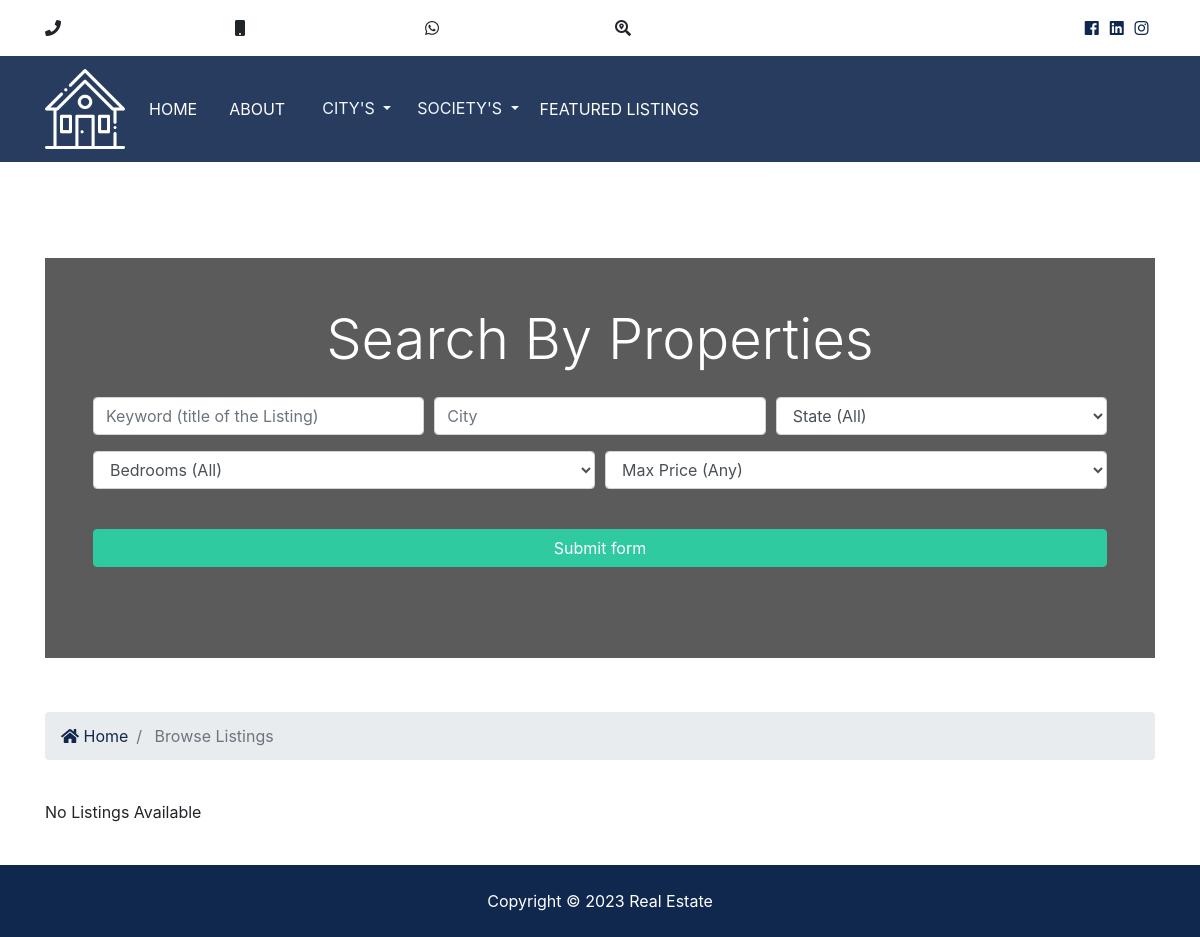
The page /listings/ on the database as committed earlier.
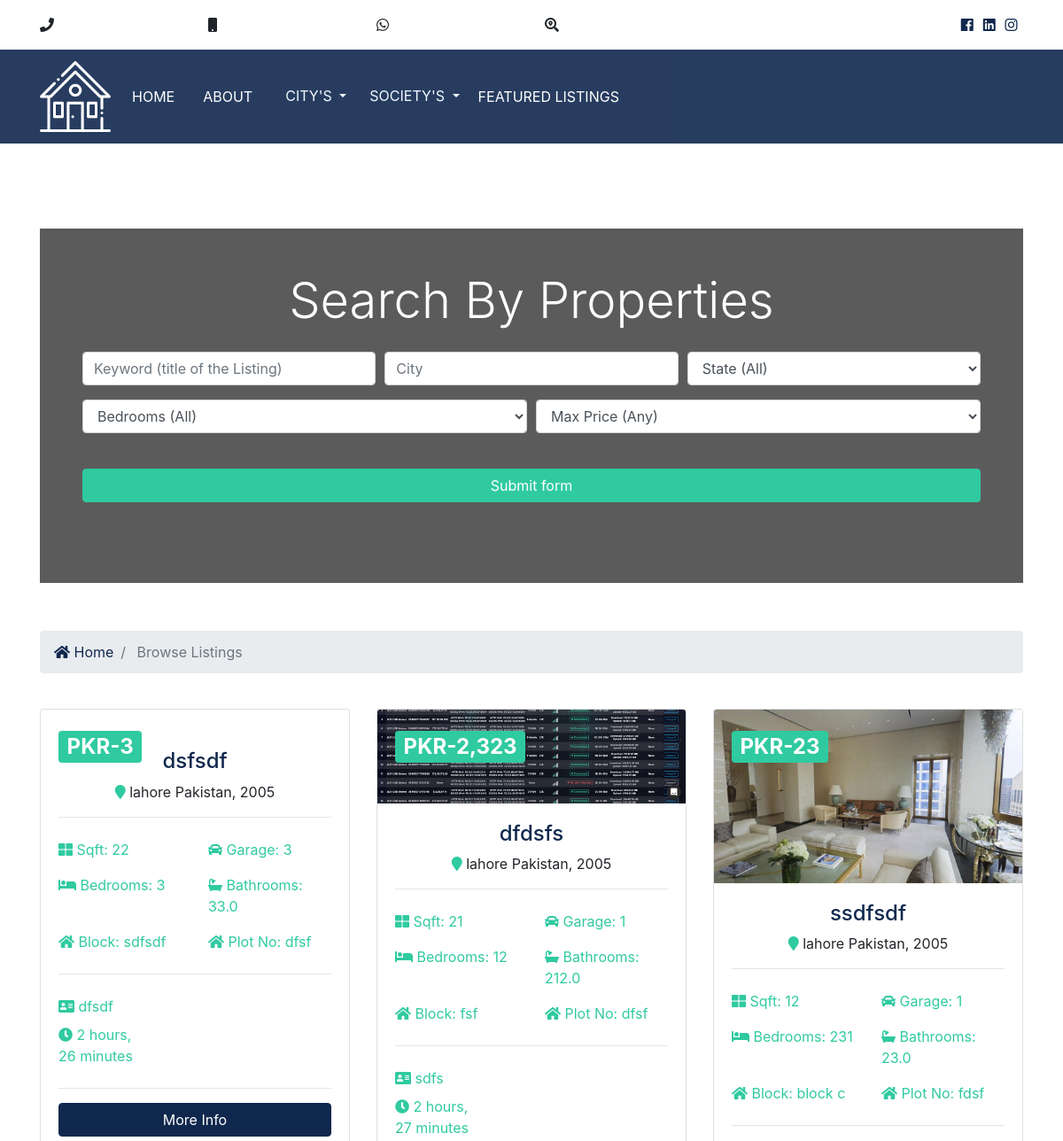
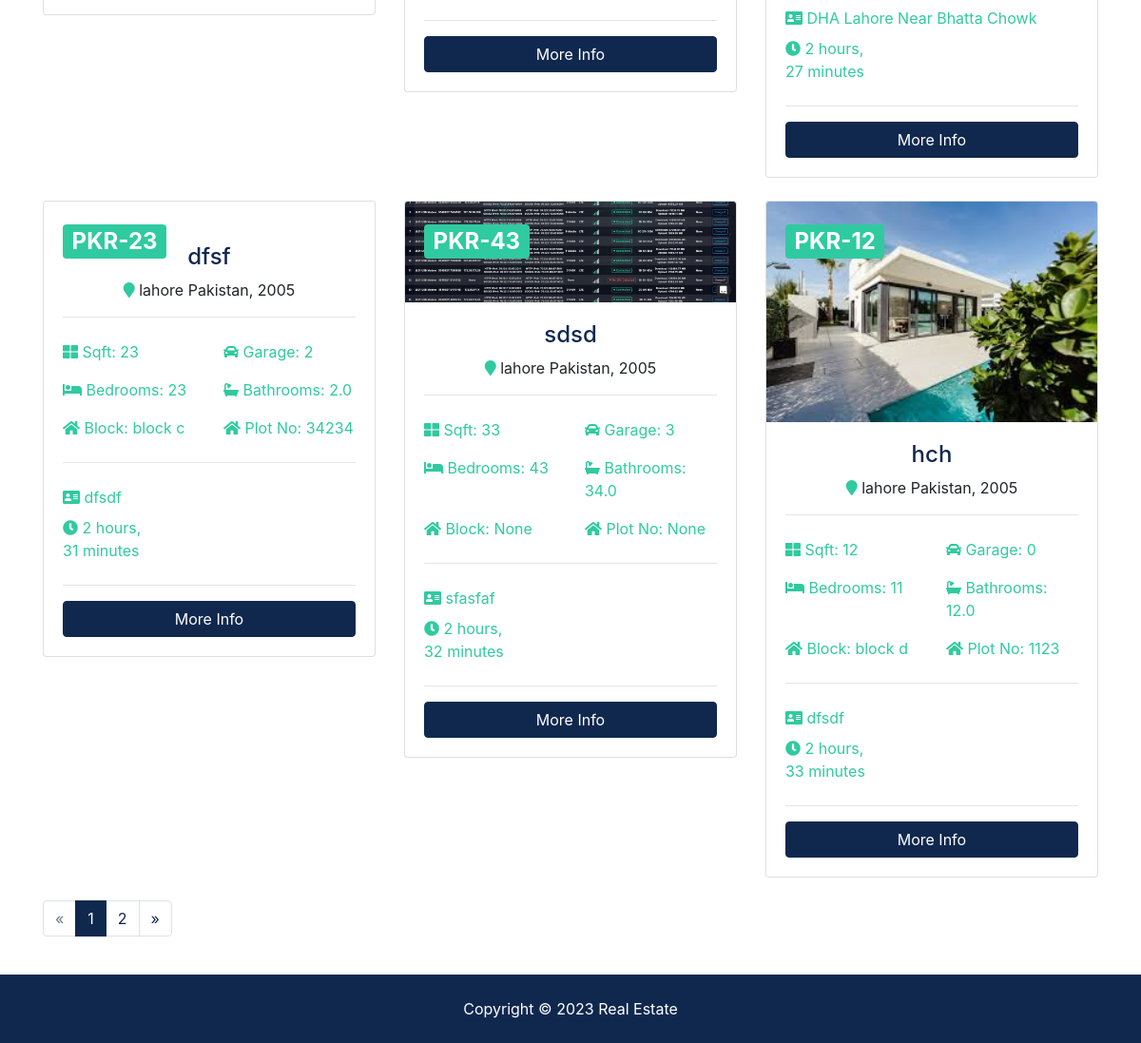
The same page on the database as committed later (2 pictures, top to bottom).
### listings/models.py (models this page shows, shortened)
class Listing(models.Model):
    socity_phase_sector = models.ForeignKey(Socity_phase_Sector, on_delete=models.CASCADE, default=None)
    title = models.CharField(max_length=200)
    address = models.CharField(max_length=200, null=True)
    block = models.CharField(max_length=200, null=True)
    plot_no = models.CharField(max_length=200, null=True)
    description = tinymce_models.HTMLField(blank=True)
    video_url = models.CharField(max_length=1000, null=True)
    price = models.IntegerField(null=True)
    bedrooms = models.IntegerField(null=True)
    bathrooms = models.DecimalField(max_digits=4, decimal_places=1, null=True)
    garage = models.IntegerField(default=0)
    square_foot = models.IntegerField(null=True)
    plot_size = models.DecimalField(max_digits=5, decimal_places=1, null=True)
    photo_main = models.ImageField(upload_to='photos/%Y/%m/%d/', blank=True)
    photo_1 = models.ImageField(upload_to='photos/%Y/%m/%d/', blank=True)
    photo_2 = models.ImageField(upload_to='photos/%Y/%m/%d/', blank=True)
    photo_3 = models.ImageField(upload_to='photos/%Y/%m/%d/', blank=True)
    photo_4 = models.ImageField(upload_to='photos/%Y/%m/%d/', blank=True)
    photo_5 = models.ImageField(upload_to='photos/%Y/%m/%d/', blank=True)
    photo_6 = models.ImageField(upload_to='photos/%Y/%m/%d/', blank=True)
    is_published = models.BooleanField(default=True)
    list_date = models.DateTimeField(default=datetime.now, blank=True)
    created_at = models.DateTimeField(auto_now_add=True, blank=True)
    updated_at = models.DateTimeField(auto_now=True, blank=True)
    class Meta:
        verbose_name = "15. Plot Listing"

class Socity_phase_Sector(models.Model):
    society = models.ForeignKey(Society, on_delete=models.CASCADE, default=None)
    society_phase = models.ForeignKey(Socity_phase, on_delete=models.CASCADE)
    society_sector = models.ForeignKey(Socity_Sector, on_delete=models.CASCADE)
    is_published = models.BooleanField(default=True)
    list_date = models.DateTimeField(default=datetime.now, blank=True)
    created_at = models.DateTimeField(auto_now_add=True, blank=True)
    updated_at = models.DateTimeField(auto_now=True, blank=True)
    class Meta:
        verbose_name = "20. Society Phase and Sector"

class Society(models.Model):
    city = models.ForeignKey(city, on_delete=models.CASCADE)
    title = models.CharField(max_length=200)
    address = models.CharField(max_length=200)
    state = models.CharField(max_length=100)
    zipcode = models.CharField(max_length=20)
    photo_main = models.ImageField(upload_to='photos/%Y/%m/%d/')
    is_published = models.BooleanField(default=True)
    list_date = models.DateTimeField(default=datetime.now, blank=True)
    created_at= models.DateTimeField(auto_now_add=True, blank=True)
    updated_at= models.DateTimeField(auto_now=True, blank=True)
    class Meta:
        verbose_name = "01. Society Name"

class city(models.Model):
    title = models.CharField(max_length=200)
    photo_main = models.ImageField(upload_to='photos/%Y/%m/%d/')
    is_published = models.BooleanField(default=True)
    list_date = models.DateTimeField(default=datetime.now, blank=True)
    created_at = models.DateTimeField(auto_now_add=True, blank=True)
    updated_at = models.DateTimeField(auto_now=True, blank=True)
    def __str__(self):
        return self.title
    class Meta:
        verbose_name = "00. Society City"

### listings/views.py (the view)
# urls.py: path('', views.index, name='listings'),
def index(request):
  listings = Listing.objects.order_by('-list_date').filter(is_published=True)
  paginator = Paginator(listings, 6)
  page = request.GET.get('page')
  paged_listings = paginator.get_page(page)
  city_data = city.objects.order_by('-list_date').filter(is_published=True)
  society_dropdown = Society.objects.order_by('-list_date').filter(is_published=True)
  context = {
    'city_dropdown': city_data,
    'society_dropdowns': society_dropdown,
    'listings': paged_listings,
    'state_choices': state_choices,
    'bedroom_choices': bedroom_choices,
    'price_choices': price_choices
  }
  return render(request, 'listings/listings.html', context)

### templates/listings/listings.html (shortened to what this page needs)
{% extends 'base.html' %}
{% load humanize %}
{% block content %}
<section id="showcase" style="min-height: 510px !important;">
    <div class="container text-center">
      <div class="home-search p-5">
        <div class="overlay p-5">
          <h1 class="display-4 mb-4">
            Search By Properties
          </h1>
          <div class="search">
            <form action="{% url 'search' %}">
              <div class="form-row">
                <div class="col-md-4 mb-3">
                  <input type="text" name="keywords" class="form-control" placeholder="Keyword (title of the Listing)">
                </div>
                <div class="col-md-4 mb-3">
                  <input type="text" name="city" class="form-control" placeholder="City">
                </div>
                <div class="col-md-4 mb-3">
                  <select name="state" class="form-control">
                    <option selected="true" disabled="disabled">State (All)</option>
                  </select>
                </div>
              </div>
              <div class="form-row">
                <div class="col-md-6 mb-3">
                  <select name="bedrooms" class="form-control">
                    <option selected="true" disabled="disabled">Bedrooms (All)</option>
                  </select>
                </div>
                <div class="col-md-6 mb-3">
                  <select name="price" class="form-control" id="type">
                    <option selected="true" disabled="disabled">Max Price (Any)</option>
                  </select>
                </div>
              </div>
              <button class="btn btn-secondary btn-block mt-4" type="submit">Submit form</button>
            </form>
          </div>
        </div>
      </div>
    </div>
  </section>
<br>
  <section id="bc" class="mt-3">
    <div class="container">
      <nav aria-label="breadcrumb">
        <ol class="breadcrumb">
          <li class="breadcrumb-item">
            <a href="{% url 'index' %}">
              <i class="fas fa-home"></i> Home</a>
          </li>
          <li class="breadcrumb-item active"> Browse Listings</li>
        </ol>
      </nav>
    </div>
  </section>
  <section id="listings" class="py-4">
    <div class="container">
      <div class="row">
        {% if listings %}
          {% for listing in listings %}
          <div class="col-md-6 col-lg-4 mb-4">
              <div class="card listing-preview">
                  {% if listing.photo_main.url %}
                      <a href="/listing/{{listing.id}}" > <img class="card-img-top" src="{{ listing.photo_main.url }}" alt=""></a>
                  {% endif %}
                <div class="card-img-overlay">
                  <h2>
                    <span class="badge badge-secondary text-white">PKR-{{ listing.price | intcomma }}</span>
                  </h2>
                </div>
                <div class="card-body">
                  <div class="listing-heading text-center">
                    <h4 class="text-primary">{{ listing.title }}</h4>
                    <p>
                      <i class="fas fa-map-marker text-secondary"></i> {{ listing.socity_phase_sector.society.city }} {{ listing.socity_phase_sector.society.state }}, {{ listing.socity_phase_sector.society.zipcode }}</p>
                  </div>
                  <hr>
                  <div class="row py-2 text-secondary">
                    <div class="col-6">
                      <i class="fas fa-th-large"></i> Sqft: {{ listing.square_foot }}</div>
                    <div class="col-6">
                      <i class="fas fa-car"></i> Garage: {{ listing.garage }}</div>
                  </div>
                  <div class="row py-2 text-secondary">
                    <div class="col-6">
                      <i class="fas fa-bed"></i> Bedrooms: {{ listing.bedrooms }}</div>
                    <div class="col-6">
                      <i class="fas fa-bath"></i> Bathrooms: {{ listing.bathrooms }}</div>
                  </div>
                                      <div class="row py-2 text-secondary">
                    <div class="col-6">
                      <i class="fas fa-home"></i> Block: {{ listing.block }}</div>
                    <div class="col-6">
                      <i class="fas fa-home"></i> Plot No: {{ listing.plot_no }}</div>
                  </div>
                  <hr>
                                      <div class="row py-2 text-secondary">
                    <div class="col-12">
                      <i class="fas fa-address-card"></i> {{ listing.address }}</div>
                  </div>
                  <div class="row text-secondary pb-2">
                    <div class="col-6">
                      <i class="fas fa-clock"></i> {{ listing.list_date | timesince }}</div>
                  </div>
                  <hr>
                  <a href="{% url 'listing' listing.id %}" class="btn btn-primary btn-block">More Info</a>
                </div>
              </div>
            </div>
          {% endfor %}
        {% else %}
          <div class="col-md-12">
            <p>No Listings Available</p>
          </div>
        {% endif %}
      </div>
      <div class="row">
        <div class="col-md-12">
          {% if listings.has_other_pages %}
            <ul class="pagination">
              {% if listings.has_previous %}
                <li class="page-item">
                  <a href="?page={{listings.previous_page_number}}" class="page-link">&laquo;</a>
                </li>
              {% else %}
                <li class="page-item disabled">
                  <a class="page-link">&laquo;</a>
                </li>
              {% endif %}
              {% for i in listings.paginator.page_range %}
                {% if listings.number == i %}
                  <li class="page-item active">
                    <a class="page-link">{{i}}</a>
                  </li>
                {% else %}
                  <li class="page-item">
                    <a href="?page={{i}}" class="page-link">{{i}}</a>
                  </li>
                {% endif %}
              {% endfor %}
              {% if listings.has_next %}
                <li class="page-item">
                  <a href="?page={{listings.next_page_number}}" class="page-link">&raquo;</a>
                </li>
              {% else %}
                <li class="page-item disabled">
                  <a class="page-link">&raquo;</a>
                </li>
              {% endif %}
            </ul>
          {% endif %}
        </div>
      </div>
    </div>
  </section>
{% endblock %}

### templates/base.html (shortened to what this page needs)
{% load static %}
<!DOCTYPE html>
<html lang="en">
<head>
   <link rel="stylesheet" type="text/css" href="https://cdn.datatables.net/responsive/2.4.0/css/responsive.bootstrap4.min.css">
    <link rel="stylesheet" type="text/css" href="https://cdn.datatables.net/responsive/2.4.0/css/responsive.bootstrap4.min.css">
  <link rel="stylesheet" href="{% static 'css/all.css' %}">
<link rel="stylesheet" href="{% static 'css/listing_css.css' %}">
  <link rel="stylesheet" href="{% static 'css/bootstrap.css' %}">
  <link rel="stylesheet" href="{% static 'css/style.css' %}">
  <link rel="stylesheet" href="{% static 'css/lightbox.min.css' %}">
</head>
<body>
  {% include 'partials/_topbar.html' %}
  {% include 'partials/_navbar.html' %}
  {% block content %} {% endblock %}
  {% include 'partials/_footer.html' %}
</body>
</html>

### templates/partials/_topbar.html
  <section id="top-bar" class="p-3">
    <div class="container">
      <div class="row">
                  <div class="col-md-2">
          <i class="fas fa-phone"></i> {{ request.session.Mobile_number  }}
        </div>
        <div class="col-md-2">
          <i class="fas fa-mobile"></i> {{ request.session.phone_number  }}
        </div>
          <div class="col-md-2">
          <i class="fab fa-whatsapp"></i> {{ request.session.whatsapp_number  }}
        </div>
          <div class="col-md-4">
          <i class="fas fa-search-location"></i> {{ request.session.location  }}
        </div>
        <div class="col-md-2">
          <div class="social text-right">
            <a href="{{ request.session.fb_id  }}">
              <i class="fab fa-facebook"></i>
            </a>
            <a href="{{ request.session.linkedin_id  }}">
              <i class="fab fa-linkedin"></i>
            </a>
            <a href="{{ request.session.instagram_id  }}">
              <i class="fab fa-instagram"></i>
            </a>
          </div>
        </div>
      </div>
    </div>
  </section>

### templates/partials/_navbar.html (shortened to what this page needs)
{% load static %}
<nav class="navbar navbar-expand-lg navbar-dark bg-primary sticky-top">
    <div class="container">
      <a class="navbar-brand" href="{% url 'index' %}">
        <img src="{% static 'img/logo.png' %}" class="logo" alt="">
      </a>
      <div class="collapse navbar-collapse" id="navbarNavAltMarkup">
        <ul class="navbar-nav">
          <li
            {% if '/' == request.path %}
              class="nav-item active mr-3"
            {% else %}
              class="nav-item active mr-3"
            {% endif %}
          >
            <a class="nav-link" href="{% url 'index' %}">Home</a>
          </li>
          <li
            {% if 'about' in request.path %}
              class="nav-item active mr-3"
            {% else %}
              class="nav-item active mr-3"
            {% endif %}
          >
            <a class="nav-link" href="{% url 'about' %}">About</a>
          </li>
           <div class="dropdown">
          <a class="btn dropdown-toggle" style="color: aliceblue;" href="#" role="button" id="dropdownMenuLink" data-toggle="dropdown" aria-haspopup="true" aria-expanded="false">
            City's
          </a>
        </div>
          <div class="dropdown">
          <a class="btn dropdown-toggle" style="color: aliceblue;" href="#" role="button" id="dropdownMenuLink1" data-toggle="dropdown" aria-haspopup="true" aria-expanded="false">
            Society's
          </a>
        </div>
                  <li
            {% if 'listings' in request.path %}
              class="nav-item active mr-3"
            {% else %}
              class="nav-item mr-3"
            {% endif %}
          >
            <a class="nav-link" href="{% url 'listings' %}">Featured Listings</a>
          </li>
        </ul>
      </div>
    </div>
  </nav>

### templates/partials/_footer.html
  <footer id="main-footer" class="py-4 bg-primary text-white text-center">
    Copyright &copy;
    <span class="year"></span>  Real Estate
  </footer>

### realestate/static/css/all.css (style rules this page uses)
.fa, .fas, .far, .fal, .fab { -moz-osx-font-smoothing: grayscale; -webkit-font-smoothing: antialiased; display: inline-block; font-style: normal; font-variant: normal; text-rendering: auto; line-height: 1; }
.fa-address-card:before { content: "\f2bb"; }
.fa-bath:before { content: "\f2cd"; }
.fa-bed:before { content: "\f236"; }
.fa-car:before { content: "\f1b9"; }
.fa-clock:before { content: "\f017"; }
.fa-facebook:before { content: "\f09a"; }
.fa-home:before { content: "\f015"; }
.fa-instagram:before { content: "\f16d"; }
.fa-linkedin:before { content: "\f08c"; }
.fa-map-marker:before { content: "\f041"; }
.fa-mobile:before { content: "\f10b"; }
.fa-phone:before { content: "\f095"; }
.fa-search-location:before { content: "\f689"; }
.fa-th-large:before { content: "\f009"; }
.fa-whatsapp:before { content: "\f232"; }
.fab { font-family: 'Font Awesome 5 Brands'; }
.fa, .fas { font-family: 'Font Awesome 5 Free'; font-weight: 900; }

### realestate/static/css/style.css (style rules this page uses)
.btn-secondary { color: #fff !important; }
img { width: 100%; }
.logo { width: 80px; }
.navbar { opacity: 0.9; text-transform: uppercase; }
.social a { margin-right: 0.4rem; }
#showcase { background: url(../img/showcase.jpg) no-repeat top center fixed/cover; position: relative; min-height: 650px; color: #fff; padding-top: 6rem; }
#showcase .home-search { min-height: 400px; position: relative; border-radius: 5px; }
#showcase .overlay { content: ''; position: absolute; top: 0; left: 0; min-height: 400px; width: 100%; background: rgba(51, 51, 51, 0.8); }
.listing-preview a { position: relative; }

Rows that differ between the two databases and show on the page:
added Listing: price "3", title "dsfsdf", socity_phase_sector.society.city "lahore", socity_phase_sector.society.state "Pakistan", socity_phase_sector.society.zipcode "2005", square_foot "22", garage "3", bedrooms "3", bathrooms "33.0", block "sdfsdf", plot_no "dfsf", address "dfsdf", list_date "2 hours, 26 minutes"
added Listing: photo_main (picture), price "2,323", title "dfdsfs", socity_phase_sector.society.city "lahore", socity_phase_sector.society.state "Pakistan", socity_phase_sector.society.zipcode "2005", square_foot "21", garage "1", bedrooms "12", bathrooms "212.0", block "fsf", plot_no "dfsf", address "sdfs", list_date "2 hours, 27 minutes"
added Listing: photo_main (picture), price "23", title "ssdfsdf", socity_phase_sector.society.city "lahore", socity_phase_sector.society.state "Pakistan", socity_phase_sector.society.zipcode "2005", square_foot "12", garage "1", bedrooms "231", bathrooms "23.0", block "block c", plot_no "fdsf", address "DHA Lahore Near Bhatta Chowk", list_date "2 hours, 27 minutes"
added Listing: price "23", title "dfsf", socity_phase_sector.society.city "lahore", socity_phase_sector.society.state "Pakistan", socity_phase_sector.society.zipcode "2005", square_foot "23", garage "2", bedrooms "23", bathrooms "2.0", block "block c", plot_no "34234", address "dfsdf", list_date "2 hours, 31 minutes"
added Listing: photo_main (picture), price "43", title "sdsd", socity_phase_sector.society.city "lahore", socity_phase_sector.society.state "Pakistan", socity_phase_sector.society.zipcode "2005", square_foot "33", garage "3", bedrooms "43", bathrooms "34.0", block "None", plot_no "None", address "sfasfaf", list_date "2 hours, 32 minutes"
added Listing: photo_main (picture), price "12", title "hch", socity_phase_sector.society.city "lahore", socity_phase_sector.society.state "Pakistan", socity_phase_sector.society.zipcode "2005", square_foot "12", garage "0", bedrooms "11", bathrooms "12.0", block "block d", plot_no "1123", address "dfsdf", list_date "2 hours, 33 minutes"
Other text that changed with them:
text no longer shown: "No Listings Available"
new list line: "1"
new list line: "2"
